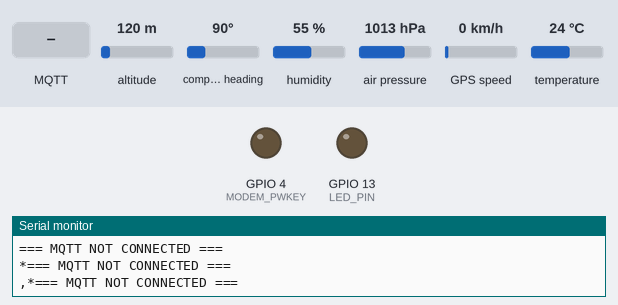
Simulated run of this sketch. Board: ESP32. On the bench: output pins drawn as LEDs (lit = HIGH), the last lines printed to the serial monitor. Inputs (shaded band) come from the test bench; at power-on: altitude 120 m, compass heading 90°, humidity 55 %, air pressure 1013 hPa, GPS speed 0 km/h, temperature 24 °C. Storage starts empty; the GPS gets a fix after 3 s at 37.7749, -122.4194 with 8 satellites; no MQTT or app messages arrive unless stated; pins used as bus, display or sensor lines are not drawn.

Above: at 8.2 s.
8.3 s: MQTT message "1" arrives on the first subscribed topic
At 10.5 s:
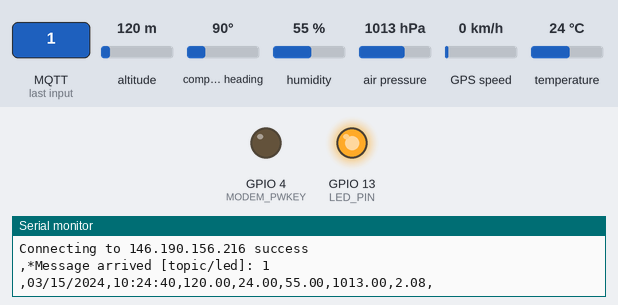
11.6 s: MQTT message "0" arrives on the first subscribed topic
At 12.8 s:
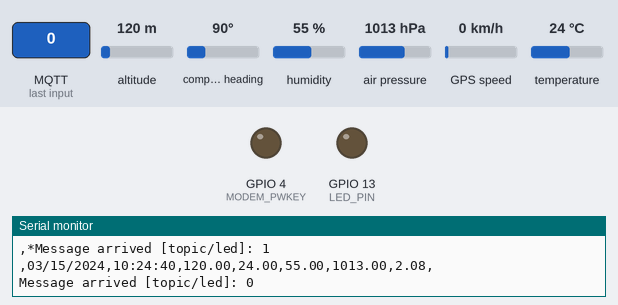
13.1 s: MQTT message "2" arrives on the first subscribed topic
At 14.1 s:
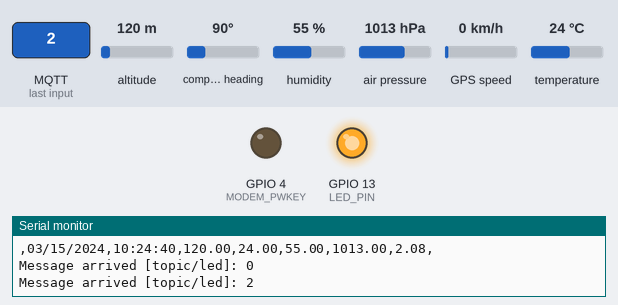
Timing chart, 0 to 16.1 s (numbered marks = the images above; inputs shaded):
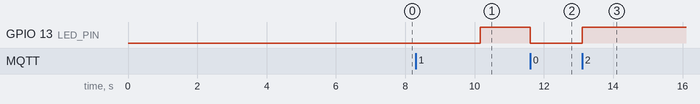

Measured:
- after the input at 8.3 s, GPIO 13 (LED_PIN): LOW → HIGH after 1.9 s
- after the input at 11.6 s, GPIO 13 (LED_PIN): HIGH → LOW at once
- after the input at 13.1 s, GPIO 13 (LED_PIN): LOW → HIGH at once

The sketch:

Weather_Station_v2.ino
```cpp
/*
Placa: ESP32 T-Call v1.4 SIM800L
*/

/////////////////////////////////////////////////////////////////////////////////////
// Serial Monitor
#define SerialMon Serial

// Variables SIM800L
#define TINY_GSM_MODEM_SIM800
#define TINY_GSM_DEBUG SerialMon
#define TINY_GSM_USE_GPRS true
#define TINY_GSM_USE_WIFI false

#define MODEM_RST 5
#define MODEM_PWKEY 4
#define MODEM_POWER_ON 23
#define MODEM_TX 27
#define MODEM_RX 26
#define SerialAT Serial1

// Variables GPRS
const char apn[]      = "internet.tigo.bo";
const char gprsUser[] = "";
const char gprsPass[] = "";

// Variables Wifi
const char wifiSSID[] = "YourSSID";
const char wifiPass[] = "YourWiFiPass";

// Variables MQTT
const char* broker = "146.190.156.216";
const char* mqtt_id = "ThingName";
const char* mqtt_user = "";
const char* mqtt_pass = "";
uint32_t lastReconnectAttempt = 0;

const char* topicLed       = "topic/led";
const char* topicInit      = "topic/init";
const char* topicLedStatus = "topic/ledStatus";
const char* topicData = "topic/weather/thing1";

// Variables GPS NEO8M
#define RX_PIN 14
#define TX_PIN 12
#define GPS_BAUD 9600
#define SerialGPS Serial2

// Variables BME280
#define SEALEVELPRESSURE_HPA (1013.25)
#define BME_DIR   0x76
#define I2C_SDA_2 19
#define I2C_SCL_2 18
#define I2C_BAUD  400000

// Variables SD Card
#define MY_CS       25
#define MY_SCLK     0
#define MY_MOSI     2
#define MY_MISO     15

/////////////////////////////////////////////////////////////////////////////////////
// Libraries GPRS
#include <TinyGsmClient.h>
// Libraries MQTT
#include <PubSubClient.h>
// Libraries JSON
#include <ArduinoJson.h>
// Libraries GPS NEO8M
#include <TinyGPSPlus.h>
// Libraries BME280
#include <Wire.h>
#include <Adafruit_Sensor.h>
#include <Adafruit_BME280.h>
// Libraries SD Card
#include <SPI.h>
#include <SD.h>

/////////////////////////////////////////////////////////////////////////////////////
// Objects GPRS
TinyGsm        modem(SerialAT);
TinyGsmClient client(modem);

// Objects MQTT
PubSubClient  mqtt(client);

// Objects GPS NEO8M
TinyGPSPlus gps;

// Objects BME280
TwoWire I2CBME = TwoWire(1);
Adafruit_BME280 bme;

// Objects SD Card
File myFile;

/////////////////////////////////////////////////////////////////////////////////////

#define LED_PIN 13
int ledStatus = LOW;

String satellites_gps = "";
String latitude_gps = "";
String longitude_gps = "";
String date_gps = "";
String time_gps = "";
String altitude1_gps = "";
String temperature_bme = "";
String humidity_bme = "";
String pressure_bme = "";
String altitude2_bme = "";

/////////////////////////////////////////////////////////////////////////////////////

// Listen for incoming messages
void mqttCallback(char* topic, byte* payload, unsigned int len) {
  SerialMon.print("Message arrived [");
  SerialMon.print(topic);
  SerialMon.print("]: ");
  SerialMon.write(payload, len);
  SerialMon.println();

  // Only proceed if incoming message's topic matches
  if (String(topic) == topicLed) {
    ledStatus = !ledStatus;
    digitalWrite(LED_PIN, ledStatus);
    mqtt.publish(topicLedStatus, ledStatus ? "1" : "0");
  }
}

// Conects this client to your broker
boolean mqttConnect() {
  SerialMon.print("Connecting to ");
  SerialMon.print(broker);

  boolean status = mqtt.connect(mqtt_id);
  // Or, if you want to authenticate MQTT:
  // boolean status = mqtt.connect(mqtt_id, mqtt_user, mqtt_pass);
  if (status == false) {
    SerialMon.println(" fail");
    return false;
  }
  SerialMon.println(" success");

  publishStatus("started", mqtt_id);
  mqtt.subscribe(topicLed);
  return mqtt.connected();
}

void setup() {

  // Set console baud rate
  SerialMon.begin(115200);
  delay(10);
  SerialMon.println(String("Initializing: ") + mqtt_id);

  // Initializing GPS
  SerialGPS.begin(GPS_BAUD, SERIAL_8N1, RX_PIN, TX_PIN);
  I2CBME.begin(I2C_SDA_2, I2C_SCL_2, I2C_BAUD);

  // Initializing BME280
  if (!bme.begin(BME_DIR, &I2CBME)) {
    SerialMon.println("BME280 Not found.");
    while(1);
  } else {
    SerialMon.println("BME280 OK.");
  }

  // Initializing MicroSD
  SPI.begin(MY_SCLK, MY_MISO, MY_MOSI, MY_CS);
  if(!SD.begin(MY_CS)) {
    SerialMon.println("MicroSD card mounting failed.");
    while(1);
  } else {
    SerialMon.println("MicroSD OK.");
  }

  pinMode(LED_PIN, OUTPUT);

  // Initializing SIM800L
  pinMode(MODEM_PWKEY, OUTPUT);
  pinMode(MODEM_RST, OUTPUT);
  pinMode(MODEM_POWER_ON, OUTPUT);
  digitalWrite(MODEM_PWKEY, LOW);
  digitalWrite(MODEM_RST, HIGH);
  digitalWrite(MODEM_POWER_ON, HIGH);
  delay(1000);
  SerialMon.println("Wait...");

  SerialAT.begin(9600, SERIAL_8N1, MODEM_RX, MODEM_TX);
  delay(6000);

  // Restart takes quite some time
  // To skip it, call init() instead of restart()
  SerialMon.println("Initializing modem...");
  modem.restart();
  // modem.init();

  String modemInfo = modem.getModemInfo();
  SerialMon.print("Modem Info: ");
  SerialMon.println(modemInfo);

#if TINY_GSM_USE_WIFI
  // Wifi connection parameters must be set before waiting for the network
  SerialMon.print(F("Setting SSID/password..."));
  if (!modem.networkConnect(wifiSSID, wifiPass)) {
    SerialMon.println(" fail");
    delay(10000);
    return;
  }
  SerialMon.println(" success");
#endif

#if TINY_GSM_USE_GPRS && defined TINY_GSM_MODEM_XBEE
  // The XBee must run the gprsConnect function BEFORE waiting for network!
  modem.gprsConnect(apn, gprsUser, gprsPass);
#endif

  SerialMon.print("Waiting for network...");
  if (!modem.waitForNetwork()) {
    SerialMon.println(" fail");
    delay(300000);
    return;
  }
  SerialMon.println(" success");

  if (modem.isNetworkConnected()) { SerialMon.println("Network connected"); }

#if TINY_GSM_USE_GPRS
  // GPRS connection parameters are usually set after network registration
  SerialMon.print(F("Connecting to "));
  SerialMon.print(apn);
  if (!modem.gprsConnect(apn, gprsUser, gprsPass)) {
    SerialMon.println(" fail");
    delay(10000);
    return;
  }
  SerialMon.println(" success");

  if (modem.isGprsConnected()) { SerialMon.println("GPRS connected"); }
#endif

  // MQTT Broker setup
  mqtt.setServer(broker, 1883);
  mqtt.setCallback(mqttCallback);
}

void loop() {

  // Update data variables
  sampling();

  // Print data to serial
  printToSerial();

  // Write data to SD
  writeToSD();

  // Publish data to broker
  publishData();

  // Data sampling every X Milliseconds
  smartDelay(10000);

  // GPS is active?
  if (millis() > 5000 && gps.charsProcessed() < 10)
    SerialMon.println(F("No GPS data received: check wiring"));

}

/////////////////////////////////////////////////////////////////////

// Processes GPS data while counting a delay, without blocking the program
static void smartDelay(unsigned long ms) {
  unsigned long start = millis();
  do {
    // Make sure we're still registered on the network
    if (!modem.isNetworkConnected()) {
      SerialMon.println("Network disconnected");
      if (!modem.waitForNetwork(180000L, true)) {
        SerialMon.println(" fail");
        delay(10000);
        return;
      }
      if (modem.isNetworkConnected()) {
        SerialMon.println("Network re-connected");
      }

#if TINY_GSM_USE_GPRS
      // and make sure GPRS/EPS is still connected
      if (!modem.isGprsConnected()) {
        SerialMon.println("GPRS disconnected!");
        SerialMon.print(F("Connecting to "));
        SerialMon.print(apn);
        if (!modem.gprsConnect(apn, gprsUser, gprsPass)) {
          SerialMon.println(" fail");
          delay(10000);
          return;
        }
        if (modem.isGprsConnected()) { SerialMon.println("GPRS reconnected"); }
      }
#endif
    }

    if (!mqtt.connected()) {
      SerialMon.println("=== MQTT NOT CONNECTED ===");
      // Reconnect every 10 seconds
      uint32_t t = millis();
      if (t - lastReconnectAttempt > 10000L) {
        lastReconnectAttempt = t;
        if (mqttConnect()) { lastReconnectAttempt = 0; }
      }
      delay(100);
      return;
    }

    mqtt.loop();
    while (SerialGPS.available())
      gps.encode(SerialGPS.read());
  } while (millis() - start < ms);
}

// Build the JSON DATA and publish it
static void publishData() {
  StaticJsonDocument<200> doc;
  doc["sat"] = satellites_gps;
  doc["lat"] = latitude_gps;
  doc["lng"] = longitude_gps;
  doc["date"] = date_gps;
  doc["time"] = time_gps;
  doc["alt1"] = altitude1_gps;
  doc["temp"] = temperature_bme;
  doc["hum"] = humidity_bme;
  doc["pre"] = pressure_bme;
  doc["alt2"] = altitude2_bme;
  char jsonBuffer[512];
  serializeJson(doc, jsonBuffer);

  mqtt.publish(topicData, jsonBuffer);
}

static void publishStatus(const char* status, const char* id) {
  StaticJsonDocument<200> doc;
  doc["status"] = status;
  doc["id"] = id;
  char jsonBuffer[512];
  serializeJson(doc, jsonBuffer);

  mqtt.publish(topicInit, jsonBuffer);
}

// Logs recording to SD card
static void writeToSD() {
  myFile = SD.open("/log.txt", FILE_APPEND);

  if (myFile) {
    myFile.print(formatForSD());
    myFile.print(",");
    myFile.println();
    myFile.close();
  } else {
    SerialMon.println("Error opening FILE");
  }
  smartDelay(0);
}

// Build a CSV format
static String formatForSD() {
  String dataString = "";
  dataString += satellites_gps;
  dataString += ",";
  dataString += latitude_gps;
  dataString += ",";
  dataString += longitude_gps;
  dataString += ",";
  dataString += date_gps;
  dataString += ",";
  dataString += time_gps;
  dataString += ",";
  dataString += altitude1_gps;
  dataString += ",";
  dataString += temperature_bme;
  dataString += ",";
  dataString += humidity_bme;
  dataString += ",";
  dataString += pressure_bme;
  dataString += ",";
  dataString += altitude2_bme;
  return dataString;
}

//Build a Serial Format
static void printToSerial() {
  printInt(gps.satellites.value(), gps.satellites.isValid());
  SerialMon.print(",");
  printFloat(gps.location.lat(), gps.location.isValid(), 6);
  SerialMon.print(",");
  printFloat(gps.location.lng(), gps.location.isValid(), 6);
  SerialMon.print(",");
  printDateTime(gps.date, gps.time);
  SerialMon.print(",");
  printFloat(gps.altitude.meters(), gps.altitude.isValid(), 2);
  SerialMon.print(",");
  SerialMon.print(bme.readTemperature());
  SerialMon.print(",");
  SerialMon.print(bme.readHumidity());
  SerialMon.print(",");
  SerialMon.print(bme.readPressure() / 100.0F);
  SerialMon.print(",");
  SerialMon.print(bme.readAltitude(SEALEVELPRESSURE_HPA));
  SerialMon.print(",");
  SerialMon.println();
  smartDelay(0);
}

// GPS data formatting functions for serial port
static void printFloat(float val, bool valid, int prec) {
  if (!valid)
    SerialMon.print("*");
  else
    SerialMon.print(val, prec);

  smartDelay(0);
}

static void printInt(unsigned long val, bool valid) {
  if (!valid)
    SerialMon.print("*");
  else
    SerialMon.print(val);
  smartDelay(0);
}

static void printDateTime(TinyGPSDate &d, TinyGPSTime &t) {
  if (!d.isValid())
    SerialMon.print(F("**/**/**"));
  else
    SerialMon.printf("%02d/%02d/%02d", d.month(), d.day(), d.year());

  SerialMon.print(",");

  if (!t.isValid())
    SerialMon.print(F("**:**:**"));
  else
    SerialMon.printf("%02d:%02d:%02d", t.hour(), t.minute(), t.second());

  smartDelay(0);
}

static void sampling() {
  satellites_gps = String(gps.satellites.value());
  latitude_gps = String(gps.location.lat(), 6);
  longitude_gps = String(gps.location.lng(), 6);
  date_gps = String(gps.date.month()) + "/" + String(gps.date.day()) + "/" + String(gps.date.year());
  time_gps = String(gps.time.hour()) + ":" + String(gps.time.minute()) + ":" + String(gps.time.second());
  altitude1_gps = String(gps.altitude.meters(), 2);
  temperature_bme = String(bme.readTemperature());
  humidity_bme = String(bme.readHumidity());
  pressure_bme = String(bme.readPressure() / 100.0F);
  altitude2_bme = String(bme.readAltitude(SEALEVELPRESSURE_HPA));
  smartDelay(0);
}
```
